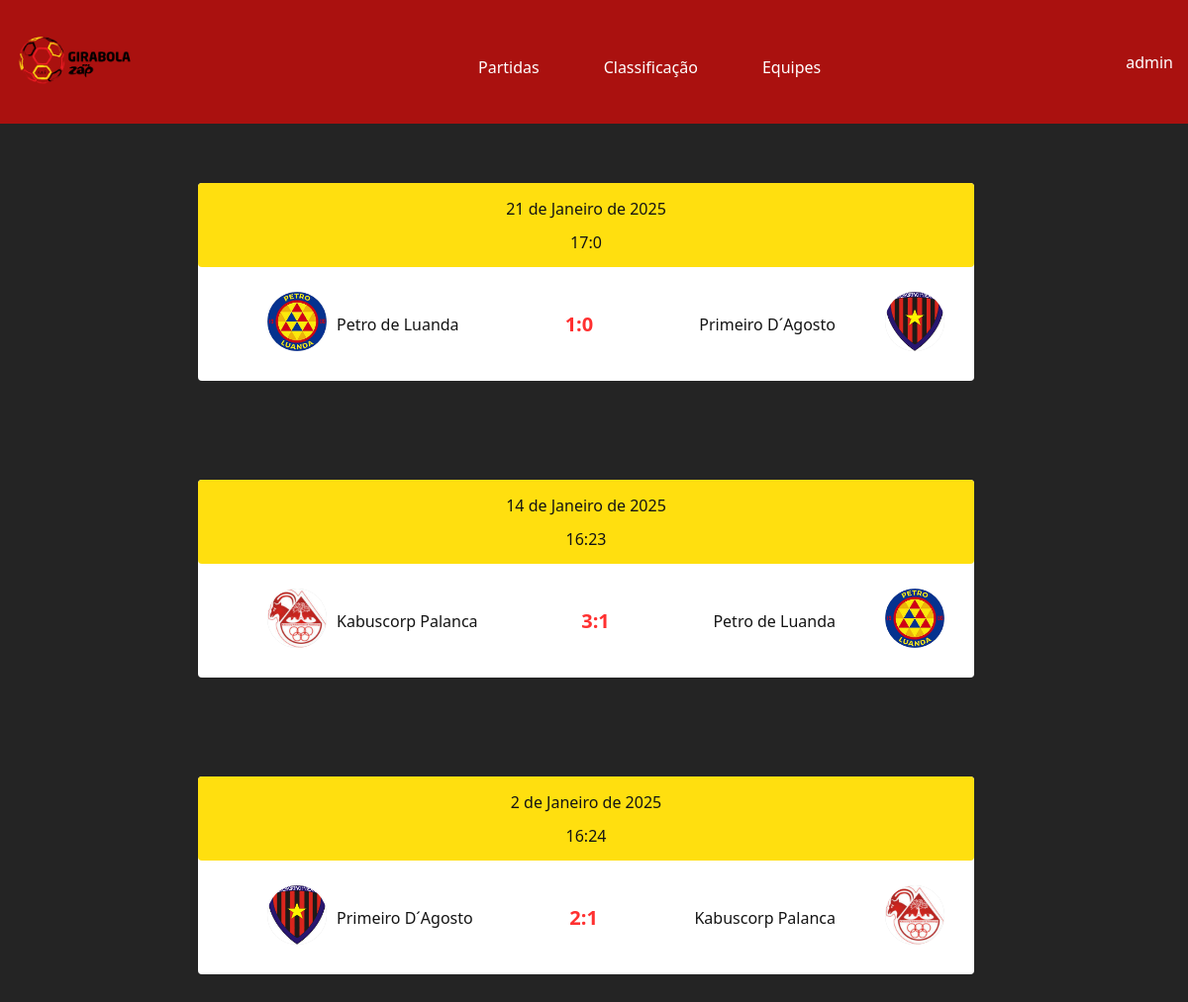
Before: / with the older database file.
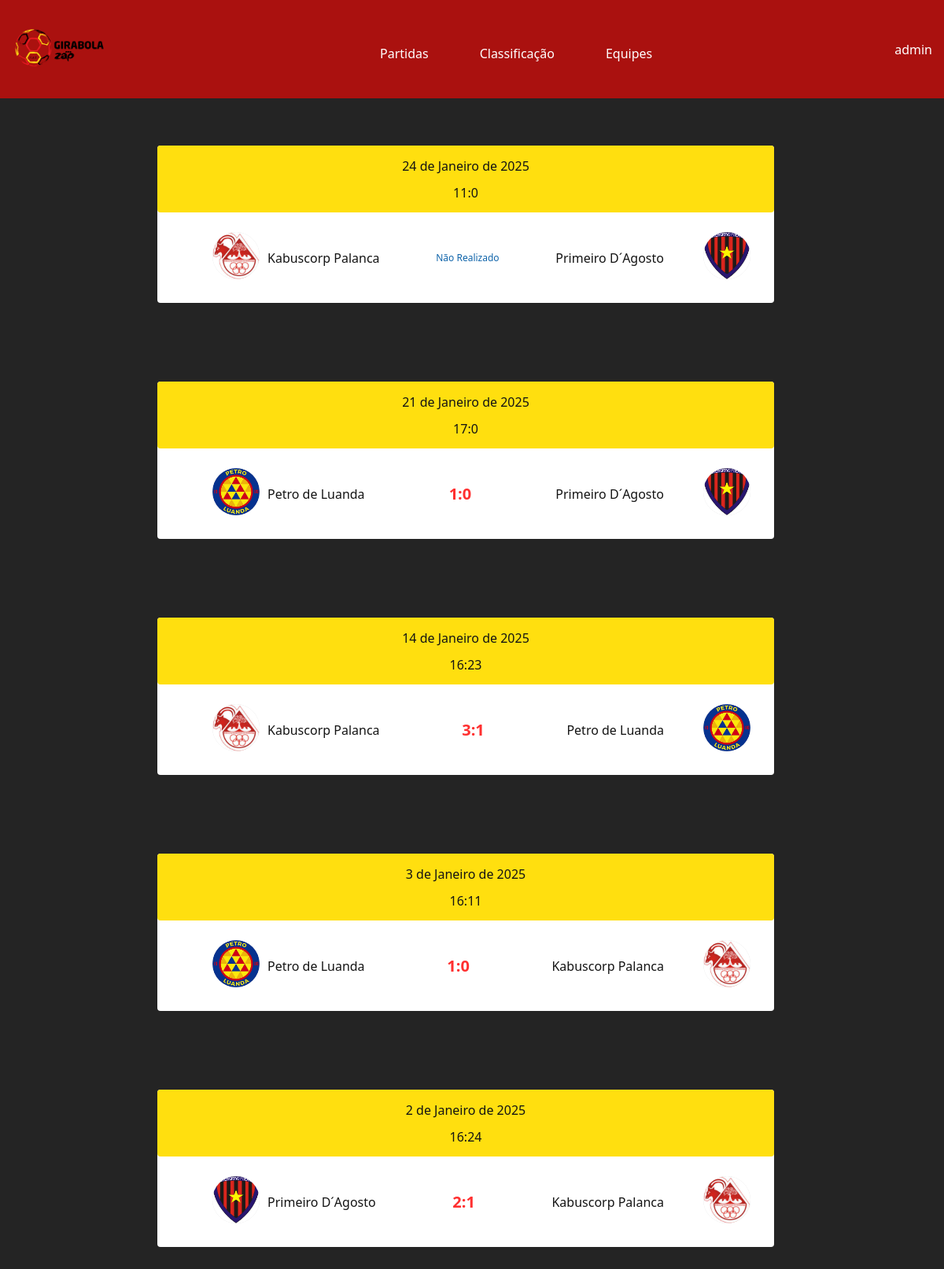
After: the same page with the newer database file.
### jogos/models.py (models this page shows, shortened)
class Jogo(models.Model):
    campeonato = models.ForeignKey(
        Campeonato,
        on_delete=models.CASCADE,
        related_name='jogos'
    )
    clube_casa = models.ForeignKey(
        'clubes.Clube',
        on_delete=models.CASCADE,
        related_name='jogos_casa'
    )
    clube_fora = models.ForeignKey(
        'clubes.Clube',
        on_delete=models.CASCADE,
        related_name='jogos_fora'
    )
    estadio = models.CharField(max_length=120)
    data = models.DateTimeField()
    gols_casa = models.IntegerField()
    gols_fora = models.IntegerField()
    jogadores_casa = models.ManyToManyField(
        'clubes.Jogador',
        related_name='partidas_casa',
        limit_choices_to={'clube__isnull': False},
    )
    jogadores_fora = models.ManyToManyField(
        'clubes.Jogador',
        related_name='partidas_fora',
        limit_choices_to={'clube__isnull': False}
    )
    guarda_rede_casa = models.ForeignKey(
        'clubes.Jogador',
        on_delete=models.SET_NULL,
        null=True,
        blank=True,
        related_name='partida_casa_guarda_redes',
        limit_choices_to={'posicao': 'Guarda-Redes'}
    )
    guarda_rede_fora = models.ForeignKey(
        'clubes.Jogador',
        on_delete=models.SET_NULL,
        null=True,
        blank=True,
        related_name='partida_fora_guarda_redes',
        limit_choices_to={'posicao': 'Guarda-Redes'}
    )
    STATUS = [
        ('Realizado', 'Realizado'),
        ('Não Realizado', 'Não Realizado'),
        ('Adiado', 'Adiado'),
        ('Cancelado', 'Cancelado')
    ]
    status = models.CharField(max_length=20, choices=STATUS, default='Não Realizado')
    resultado = models.CharField(max_length=20,choices=[('Casa','1'),('Fora','2'),('Empate','x')],blank=True)
    class Meta:
        constraints = [
            models.UniqueConstraint(
                fields=['campeonato', 'clube_casa', 'clube_fora'],
                name='unique_jogo_mesmo_campeonato'
            )
        ]
        verbose_name = 'Jogo'
        verbose_name_plural = 'Jogos'
        ordering = ['-data']

### clubes/models.py (models this page shows)
class Clube(models.Model):
    nome = models.CharField(max_length=180)
    estadio = models.CharField(max_length=180)
    vitorias = models.IntegerField()
    derrotas = models.IntegerField()
    empates = models.IntegerField()
    gols_feitos = models.IntegerField()
    gols_sofridos = models.IntegerField()
    avatar = models.ImageField(upload_to='media')
    treinador = models.CharField(max_length=120,null=True,blank=True)
    def __str__(self):
        return self.nome
    class Meta:
        verbose_name = 'Clube'
        verbose_name_plural = 'Clubes'
        ordering = ['nome']

### jogos/views.py (the view)
# urls.py: path('',index,name='jogos'),
def index(request):
    jogos = Jogo.objects.all()
    context = {'jogos':jogos}
    return render(request,'jogos.html',context)

### jogos/templates/jogos.html
{% extends 'base.html' %}
{% load static %}
{% load crispy_forms_tags %}
{% block content %}
<div class="main-content">
    {%  for jogo in jogos %}
    <div class="game-board">
        <div class="game-date" >
            <span class="date"> {{jogo.data.date }} </span>
            <span class="time">{{jogo.data.hour}}:{{jogo.data.minute}} </span>
        </div>
        <div class="game-data">
            <div class="team">
                <span class="badge">
                    <img src="{{jogo.clube_casa.avatar.url }}"  alt="">
                </span>
                <span class="team-casa">
                    <a href="{% url 'clubes:clube-detail' jogo.clube_casa.pk %}">{{jogo.clube_casa}}</a>
                </span>
            </div>
            <div class="score">
                <a href="{% url 'jogos:jogo-detail' jogo.pk %}">
                    {% if jogo.status == 'Não Realizado' %}
                        <span class="status">{{jogo.status}}</span>
                    {% else %}
                       <span class="result">{{jogo.gols_casa}}:{{jogo.gols_fora}}</span>
                    {% endif %}
                </a>
            </div>
            <div class="team">
                <span class="team-fora">
                    <a href="{% url 'clubes:clube-detail' jogo.clube_fora.pk %}">{{jogo.clube_fora}}</a>
                </span>
                <span class="badge">
                    <img src="{{jogo.clube_fora.avatar.url }}" alt="">
                </span>
            </div>
        </div>
    </div>
    {% endfor %}
</div>
{% endblock content %}

### templates/base.html (shortened to what this page needs)
{% load static %}
{% load crispy_forms_tags %}
<!DOCTYPE html>
<html lang="pt">
<head>
    <link rel="stylesheet" href="{% static 'css/index.css' %}">
    <link rel="stylesheet" href="{% static 'css/ranking.css' %}">
</head>
<body>
{% block header %}
<header>
    <div class="brand">
        <img src="{% static 'img/w=9999.png' %}" alt="girabola-brand" style="height: 120px;width: 120px;">
    </div>
    <div class="navbar">
        <ul>
            <li><a href="{% url 'jogos:jogos' %}" class="navbar-item">Partidas</a></li>
            <li><a href="{% url 'clubes:ranking' %}" class="navbar-item">Classificação</a></li>
            <li><a href="{% url 'clubes:clubes-list' %}" class="navbar-item">Equipes</a></li>
        </ul>
    </div>
    <div>
        <a href="/admin/" class="admin">
            admin </a>
    </div>
</header>
{% endblock header %}
{% block content %}
{% endblock content %}
</body>
</html>

### static/css/index.css (style rules this page uses)
body { margin: 0; padding: 0; color: #fff; background-color: #242424; font-family: 'Segoe UI'; }
a { text-decoration: none; color: inherit; }
li { list-style: none; }
header { display: flex; justify-content: space-between; align-items: center; background-color: #aa110f; padding-inline: 15px; }
.navbar ul { display: flex; gap: 45px; padding-top: 10px; }
.navbar-item { padding: 10px; border-radius: 2px; transition: 0.3s all ease-in-out; }
.main-content { padding: 20px; display: flex; flex-direction: column; gap: 100px; justify-content: center; height:100%; margin: 40px 15% }
.game-board { background-color: #fff; height: 200px; width: 98%; color: #141414; border-radius: 4px; }
.game-date { border-radius: 4px; background: #ffdf0f; display: flex; flex-direction: column; justify-content: center; align-items: center; height: 85px; }
.time, .date { margin: 6px; }
.game-data { display: flex; align-items: center; justify-content:space-between; height: 115px; border-radius: 8px; }
.team { display: flex; align-items: center; margin-inline: 20px; }
.badge img { width: 60px !important; height: 60px !important; margin-inline: 50px; }
.score { display: flex; align-items: center; justify-content: center; flex-direction: column; height: 100%; gap: 20px; }
.result { color: #ff0000cf; font-size: 20px; font-weight: 700; }
.status { font-size: 12px; color: #0f64aa; }

### static/css/ranking.css (style rules this page uses)
.badge img { width: 20px; height: 20px; background-color: #ddd; border-radius: 50%; display: inline-block; margin-right: 10px; }
.status { display: flex; gap:5px; }

Changed rows visible on the page:
added Jogo: data "24 de Janeiro de 2025", data.hour "11", data.minute "0", clube_casa.avatar (picture), clube_casa "Kabuscorp Palanca", status "Não Realizado", clube_fora "Primeiro D´Agosto", clube_fora.avatar (picture)
added Jogo: data "3 de Janeiro de 2025", data.hour "16", data.minute "11", clube_casa.avatar (picture), clube_casa "Petro de Luanda", gols_casa "1", gols_fora "0", clube_fora "Kabuscorp Palanca", clube_fora.avatar (picture)
